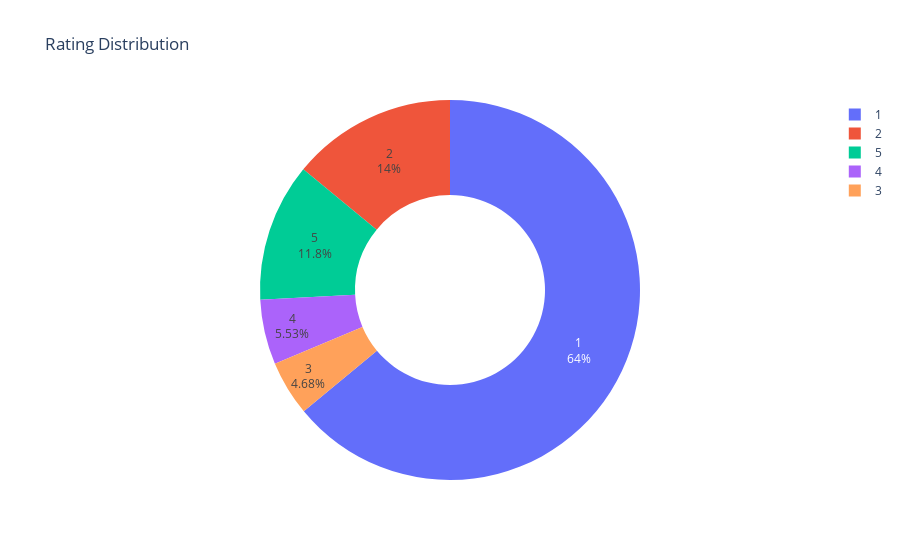

Notebook cell for this chart:
### Code cell
# Calculate the count of each rating
ratings = df_clean["Rating"].value_counts().reset_index()
ratings.columns = ['Rating', 'Count']

# Create a pie chart
fig = px.pie(
    ratings,
    values='Count',
    names='Rating',
    title='Rating Distribution',
    hole=0.5,  # Adjust the size of the hole in the pie chart
)

# Customize hovertemplate to include slash between Rating and Count
fig.update_traces(
    textinfo='percent+label',
    hovertemplate='%{label}: %{percent}<br>Count: %{value}',
)

fig.show()

### Figure 1 — Plotly figure (JSON) as saved in the notebook; plotly's stock layout.template omitted (floating-point values rounded to 4 significant figures)
{"data": [{"domain": {"x": [0, 1], "y": [0, 1]}, "hole": 0.5, "hovertemplate": "%{label}: %{percent}<br>Count: %{value}", "labels": [1, 2, 5, 4, 3], "legendgroup": "", "name": "", "showlegend": true, "textinfo": "percent+label", "type": "pie", "values": [451, 99, 83, 39, 33]}], "layout": {"legend": {"tracegroupgap": 0}, "title": {"text": "Rating Distribution"}}}
